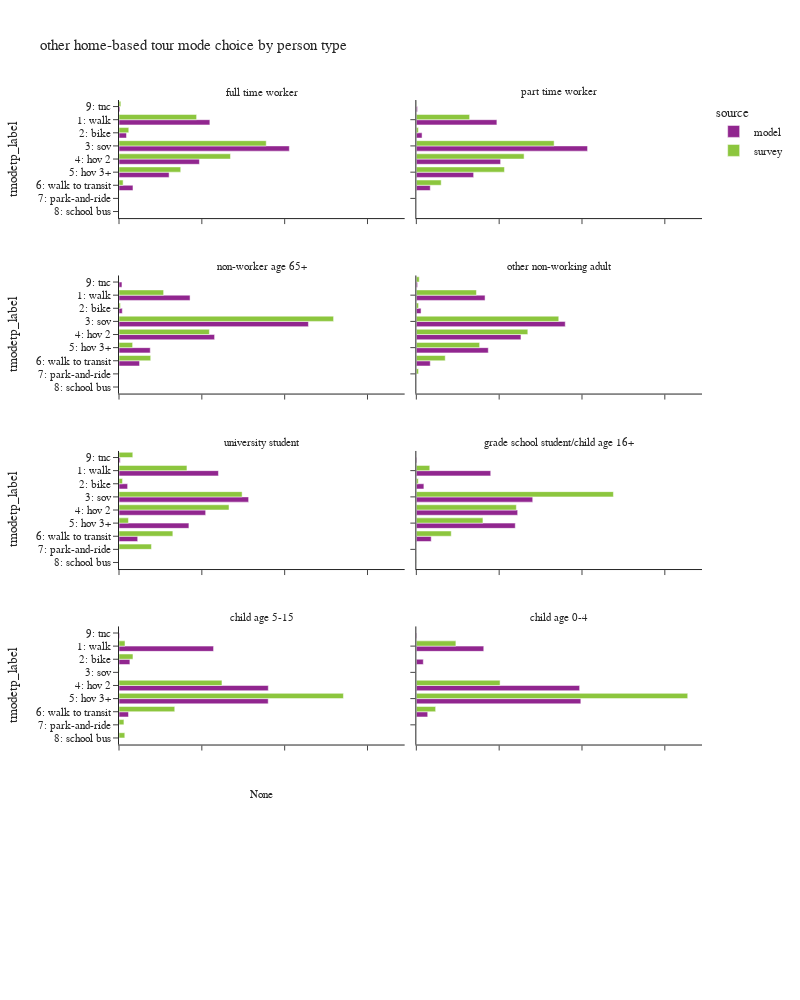

Notebook code for this chart:
### Code cell
plot_mode_choice(hb_tour,"pptyp_label",
                 {"pptyp_label":["full time worker","part time worker","non-worker age 65+","other non-working adult",
                                 "university student","grade school student/child age 16+","child age 5-15","child age 0-4"],
                  "tmodetp_label":["1: walk","2: bike","3: sov","4: hov 2","5: hov 3+","6: walk to transit",
                                   "7: park-and-ride","8: school bus","9: other–survey only"]},
                 "person type",2,1000)

### Figure 1 — Plotly figure (JSON) as saved in the notebook; plotly's stock layout.template omitted (floating-point values rounded to 4 significant figures)
{"data": [{"alignmentgroup": "True", "customdata": [[40], [196428], [16242], [368179], [173808], [108295], [30194], [2044]], "hovertemplate": "source=model<br>pptyp_label=full time worker<br>percentage=%{x}<br>tmodetp_label=%{y}<br>sample_count=%{customdata[0]}<extra></extra>", "legendgroup": "model", "marker": {"color": "#91268F", "pattern": {"shape": ""}}, "name": "model", "offsetgroup": "model", "orientation": "h", "showlegend": true, "textposition": "auto", "type": "bar", "x": [4.468e-05, 0.2194, 0.01814, 0.4113, 0.1941, 0.121, 0.03373, 0.002283], "xaxis": "x9", "y": [null, "1: walk", "2: bike", "3: sov", "4: hov 2", "5: hov 3+", "6: walk to transit", "9: tnc"], "yaxis": "y9"}, {"alignmentgroup": "True", "customdata": [[4], [50987], [3626], [108369], [53335], [36267], [8811], [720]], "hovertemplate": "source=model<br>pptyp_label=part time worker<br>percentage=%{x}<br>tmodetp_label=%{y}<br>sample_count=%{customdata[0]}<extra></extra>", "legendgroup": "model", "marker": {"color": "#91268F", "pattern": {"shape": ""}}, "name": "model", "offsetgroup": "model", "orientation": "h", "showlegend": false, "textposition": "auto", "type": "bar", "x": [1.526e-05, 0.1945, 0.01383, 0.4134, 0.2035, 0.1384, 0.03361, 0.002747], "xaxis": "x10", "y": [null, "1: walk", "2: bike", "3: sov", "4: hov 2", "5: hov 3+", "6: walk to transit", "9: tnc"], "yaxis": "y10"}, {"alignmentgroup": "True", "customdata": [[1], [101407], [4702], [270334], [136424], [44617], [29342], [4226]], "hovertemplate": "source=model<br>pptyp_label=non-worker age 65+<br>percentage=%{x}<br>tmodetp_label=%{y}<br>sample_count=%{customdata[0]}<extra></extra>", "legendgroup": "model", "marker": {"color": "#91268F", "pattern": {"shape": ""}}, "name": "model", "offsetgroup": "model", "orientation": "h", "showlegend": false, "textposition": "auto", "type": "bar", "x": [1.692e-06, 0.1716, 0.007955, 0.4574, 0.2308, 0.07549, 0.04964, 0.00715], "xaxis": "x7", "y": [null, "1: walk", "2: bike", "3: sov", "4: hov 2", "5: hov 3+", "6: walk to transit", "9: tnc"], "yaxis": "y7"}, {"alignmentgroup": "True", "customdata": [[2], [118492], [8156], [256754], [180394], [124070], [24022], [2120]], "hovertemplate": "source=model<br>pptyp_label=other non-working adult<br>percentage=%{x}<br>tmodetp_label=%{y}<br>sample_count=%{customdata[0]}<extra></extra>", "legendgroup": "model", "marker": {"color": "#91268F", "pattern": {"shape": ""}}, "name": "model", "offsetgroup": "model", "orientation": "h", "showlegend": false, "textposition": "auto", "type": "bar", "x": [2.801e-06, 0.166, 0.01142, 0.3596, 0.2526, 0.1738, 0.03364, 0.002969], "xaxis": "x8", "y": [null, "1: walk", "2: bike", "3: sov", "4: hov 2", "5: hov 3+", "6: walk to transit", "9: tnc"], "yaxis": "y8"}, {"alignmentgroup": "True", "customdata": [[13548], [1174], [17661], [11807], [9525], [2546], [166]], "hovertemplate": "source=model<br>pptyp_label=university student<br>percentage=%{x}<br>tmodetp_label=%{y}<br>sample_count=%{customdata[0]}<extra></extra>", "legendgroup": "model", "marker": {"color": "#91268F", "pattern": {"shape": ""}}, "name": "model", "offsetgroup": "model", "orientation": "h", "showlegend": false, "textposition": "auto", "type": "bar", "x": [0.2401, 0.02081, 0.313, 0.2092, 0.1688, 0.04512, 0.002942], "xaxis": "x5", "y": ["1: walk", "2: bike", "3: sov", "4: hov 2", "5: hov 3+", "6: walk to transit", "9: tnc"], "yaxis": "y5"}, {"alignmentgroup": "True", "customdata": [[2], [13153], [1337], [20578], [17913], [17491], [2633], [109]], "hovertemplate": "source=model<br>pptyp_label=grade school student/child age 16+<br>percentage=%{x}<br>tmodetp_label=%{y}<br>sample_count=%{customdata[0]}<extra></extra>", "legendgroup": "model", "marker": {"color": "#91268F", "pattern": {"shape": ""}}, "name": "model", "offsetgroup": "model", "orientation": "h", "showlegend": false, "textposition": "auto", "type": "bar", "x": [2.732e-05, 0.1796, 0.01826, 0.2811, 0.2447, 0.2389, 0.03596, 0.001489], "xaxis": "x6", "y": [null, "1: walk", "2: bike", "3: sov", "4: hov 2", "5: hov 3+", "6: walk to transit", "9: tnc"], "yaxis": "y6"}, {"alignmentgroup": "True", "customdata": [[25], [32993], [3801], [52098], [52063], [3315], [213]], "hovertemplate": "source=model<br>pptyp_label=child age 5-15<br>percentage=%{x}<br>tmodetp_label=%{y}<br>sample_count=%{customdata[0]}<extra></extra>", "legendgroup": "model", "marker": {"color": "#91268F", "pattern": {"shape": ""}}, "name": "model", "offsetgroup": "model", "orientation": "h", "showlegend": false, "textposition": "auto", "type": "bar", "x": [0.000173, 0.2283, 0.0263, 0.3605, 0.3603, 0.02294, 0.001474], "xaxis": "x3", "y": [null, "1: walk", "2: bike", "4: hov 2", "5: hov 3+", "6: walk to transit", "9: tnc"], "yaxis": "y3"}, {"alignmentgroup": "True", "customdata": [[6], [19663], [2032], [47624], [47975], [3318], [154]], "hovertemplate": "source=model<br>pptyp_label=child age 0-4<br>percentage=%{x}<br>tmodetp_label=%{y}<br>sample_count=%{customdata[0]}<extra></extra>", "legendgroup": "model", "marker": {"color": "#91268F", "pattern": {"shape": ""}}, "name": "model", "offsetgroup": "model", "orientation": "h", "showlegend": false, "textposition": "auto", "type": "bar", "x": [4.968e-05, 0.1628, 0.01683, 0.3943, 0.3972, 0.02747, 0.001275], "xaxis": "x4", "y": [null, "1: walk", "2: bike", "4: hov 2", "5: hov 3+", "6: walk to transit", "9: tnc"], "yaxis": "y4"}, {"alignmentgroup": "True", "customdata": [[2], [459], [52], [448], [262], [145], [44], [2], [13]], "hovertemplate": "source=survey<br>pptyp_label=full time worker<br>percentage=%{x}<br>tmodetp_label=%{y}<br>sample_count=%{customdata[0]}<extra></extra>", "legendgroup": "survey", "marker": {"color": "#8CC63E", "pattern": {"shape": ""}}, "name": "survey", "offsetgroup": "survey", "orientation": "h", "showlegend": true, "textposition": "auto", "type": "bar", "x": [0.0005938, 0.1874, 0.02359, 0.3555, 0.2691, 0.149, 0.009953, 0.0003212, 0.004464], "xaxis": "x9", "y": [null, "1: walk", "2: bike", "3: sov", "4: hov 2", "5: hov 3+", "6: walk to transit", "7: park-and-ride", "9: tnc"], "yaxis": "y9"}, {"alignmentgroup": "True", "customdata": [[80], [11], [151], [75], [47], [25], [2]], "hovertemplate": "source=survey<br>pptyp_label=part time worker<br>percentage=%{x}<br>tmodetp_label=%{y}<br>sample_count=%{customdata[0]}<extra></extra>", "legendgroup": "survey", "marker": {"color": "#8CC63E", "pattern": {"shape": ""}}, "name": "survey", "offsetgroup": "survey", "orientation": "h", "showlegend": false, "textposition": "auto", "type": "bar", "x": [0.1287, 0.004936, 0.3327, 0.2602, 0.2128, 0.06002, 0.0006502], "xaxis": "x10", "y": ["1: walk", "2: bike", "3: sov", "4: hov 2", "5: hov 3+", "6: walk to transit", "9: tnc"], "yaxis": "y10"}, {"alignmentgroup": "True", "customdata": [[13], [159], [11], [428], [254], [56], [55], [4], [1]], "hovertemplate": "source=survey<br>pptyp_label=non-worker age 65+<br>percentage=%{x}<br>tmodetp_label=%{y}<br>sample_count=%{customdata[0]}<extra></extra>", "legendgroup": "survey", "marker": {"color": "#8CC63E", "pattern": {"shape": ""}}, "name": "survey", "offsetgroup": "survey", "orientation": "h", "showlegend": false, "textposition": "auto", "type": "bar", "x": [0.04226, 0.1077, 0.003493, 0.5181, 0.2182, 0.03289, 0.07654, 0.0006476, 0.0001449], "xaxis": "x7", "y": [null, "1: walk", "2: bike", "3: sov", "4: hov 2", "5: hov 3+", "6: walk to transit", "7: park-and-ride", "9: tnc"], "yaxis": "y7"}, {"alignmentgroup": "True", "customdata": [[4], [187], [22], [324], [194], [110], [64], [5], [7]], "hovertemplate": "source=survey<br>pptyp_label=other non-working adult<br>percentage=%{x}<br>tmodetp_label=%{y}<br>sample_count=%{customdata[0]}<extra></extra>", "legendgroup": "survey", "marker": {"color": "#8CC63E", "pattern": {"shape": ""}}, "name": "survey", "offsetgroup": "survey", "orientation": "h", "showlegend": false, "textposition": "auto", "type": "bar", "x": [0.001372, 0.1451, 0.005409, 0.3439, 0.2692, 0.1529, 0.06977, 0.005298, 0.007054], "xaxis": "x8", "y": [null, "1: walk", "2: bike", "3: sov", "4: hov 2", "5: hov 3+", "6: walk to transit", "7: park-and-ride", "9: tnc"], "yaxis": "y8"}, {"alignmentgroup": "True", "customdata": [[39], [5], [27], [15], [4], [10], [3], [1]], "hovertemplate": "source=survey<br>pptyp_label=university student<br>percentage=%{x}<br>tmodetp_label=%{y}<br>sample_count=%{customdata[0]}<extra></extra>", "legendgroup": "survey", "marker": {"color": "#8CC63E", "pattern": {"shape": ""}}, "name": "survey", "offsetgroup": "survey", "orientation": "h", "showlegend": false, "textposition": "auto", "type": "bar", "x": [0.1641, 0.008495, 0.2973, 0.2657, 0.02279, 0.13, 0.07835, 0.03329], "xaxis": "x5", "y": ["1: walk", "2: bike", "3: sov", "4: hov 2", "5: hov 3+", "6: walk to transit", "7: park-and-ride", "9: tnc"], "yaxis": "y5"}, {"alignmentgroup": "True", "customdata": [[5], [3], [17], [9], [15], [2], [1]], "hovertemplate": "source=survey<br>pptyp_label=grade school student/child age 16+<br>percentage=%{x}<br>tmodetp_label=%{y}<br>sample_count=%{customdata[0]}<extra></extra>", "legendgroup": "survey", "marker": {"color": "#8CC63E", "pattern": {"shape": ""}}, "name": "survey", "offsetgroup": "survey", "orientation": "h", "showlegend": false, "textposition": "auto", "type": "bar", "x": [0.03245, 0.004678, 0.4759, 0.2415, 0.1608, 0.08429, 0.0003491], "xaxis": "x6", "y": ["1: walk", "2: bike", "3: sov", "4: hov 2", "5: hov 3+", "6: walk to transit", "8: school bus"], "yaxis": "y6"}, {"alignmentgroup": "True", "customdata": [[9], [4], [1], [43], [104], [5], [1], [4]], "hovertemplate": "source=survey<br>pptyp_label=child age 5-15<br>percentage=%{x}<br>tmodetp_label=%{y}<br>sample_count=%{customdata[0]}<extra></extra>", "legendgroup": "survey", "marker": {"color": "#8CC63E", "pattern": {"shape": ""}}, "name": "survey", "offsetgroup": "survey", "orientation": "h", "showlegend": false, "textposition": "auto", "type": "bar", "x": [0.01448, 0.03374, 0.000817, 0.2486, 0.5419, 0.1346, 0.0119, 0.01398], "xaxis": "x3", "y": ["1: walk", "2: bike", "3: sov", "4: hov 2", "5: hov 3+", "6: walk to transit", "7: park-and-ride", "8: school bus"], "yaxis": "y3"}, {"alignmentgroup": "True", "customdata": [[26], [20], [74], [1], [1]], "hovertemplate": "source=survey<br>pptyp_label=child age 0-4<br>percentage=%{x}<br>tmodetp_label=%{y}<br>sample_count=%{customdata[0]}<extra></extra>", "legendgroup": "survey", "marker": {"color": "#8CC63E", "pattern": {"shape": ""}}, "name": "survey", "offsetgroup": "survey", "orientation": "h", "showlegend": false, "textposition": "auto", "type": "bar", "x": [0.09553, 0.2022, 0.6553, 0.04666, 0.0002918], "xaxis": "x4", "y": ["1: walk", "4: hov 2", "5: hov 3+", "6: walk to transit", "7: park-and-ride"], "yaxis": "y4"}], "layout": {"annotations": [{"font": {}, "showarrow": false, "text": "None", "x": 0.245, "xanchor": "center", "xref": "paper", "y": 0.144, "yanchor": "bottom", "yref": "paper"}, {"font": {}, "showarrow": false, "text": "child age 5-15", "x": 0.245, "xanchor": "center", "xref": "paper", "y": 0.358, "yanchor": "bottom", "yref": "paper"}, {"font": {}, "showarrow": false, "text": "child age 0-4", "x": 0.755, "xanchor": "center", "xref": "paper", "y": 0.358, "yanchor": "bottom", "yref": "paper"}, {"font": {}, "showarrow": false, "text": "university student", "x": 0.245, "xanchor": "center", "xref": "paper", "y": 0.572, "yanchor": "bottom", "yref": "paper"}, {"font": {}, "showarrow": false, "text": "grade school student/child age 16+", "x": 0.755, "xanchor": "center", "xref": "paper", "y": 0.572, "yanchor": "bottom", "yref": "paper"}, {"font": {}, "showarrow": false, "text": "non-worker age 65+", "x": 0.245, "xanchor": "center", "xref": "paper", "y": 0.786, "yanchor": "bottom", "yref": "paper"}, {"font": {}, "showarrow": false, "text": "other non-working adult", "x": 0.755, "xanchor": "center", "xref": "paper", "y": 0.786, "yanchor": "bottom", "yref": "paper"}, {"font": {}, "showarrow": false, "text": "full time worker", "x": 0.245, "xanchor": "center", "xref": "paper", "y": 1, "yanchor": "bottom", "yref": "paper"}, {"font": {}, "showarrow": false, "text": "part time worker", "x": 0.755, "xanchor": "center", "xref": "paper", "y": 1, "yanchor": "bottom", "yref": "paper"}], "barmode": "group", "height": 1000, "legend": {"title": {"text": "source"}, "tracegroupgap": 0}, "title": {"text": "other home-based tour mode choice by person type"}, "width": 800, "xaxis": {"anchor": "y", "domain": [0, 0.49], "tickformat": ".1%", "title": {"text": "percentage"}}, "xaxis10": {"anchor": "y10", "domain": [0.51, 1], "matches": "x", "showticklabels": false, "tickformat": ".1%"}, "xaxis2": {"anchor": "y2", "domain": [0.51, 1], "matches": "x", "tickformat": ".1%", "title": {"text": "percentage"}}, "xaxis3": {"anchor": "y3", "domain": [0, 0.49], "matches": "x", "showticklabels": false, "tickformat": ".1%"}, "xaxis4": {"anchor": "y4", "domain": [0.51, 1], "matches": "x", "showticklabels": false, "tickformat": ".1%"}, "xaxis5": {"anchor": "y5", "domain": [0, 0.49], "matches": "x", "showticklabels": false, "tickformat": ".1%"}, "xaxis6": {"anchor": "y6", "domain": [0.51, 1], "matches": "x", "showticklabels": false, "tickformat": ".1%"}, "xaxis7": {"anchor": "y7", "domain": [0, 0.49], "matches": "x", "showticklabels": false, "tickformat": ".1%"}, "xaxis8": {"anchor": "y8", "domain": [0.51, 1], "matches": "x", "showticklabels": false, "tickformat": ".1%"}, "xaxis9": {"anchor": "y9", "domain": [0, 0.49], "matches": "x", "showticklabels": false, "tickformat": ".1%"}, "yaxis": {"anchor": "x", "categoryarray": ["9: other–survey only", "8: school bus", "7: park-and-ride", "6: walk to transit", "5: hov 3+", "4: hov 2", "3: sov", "2: bike", "1: walk"], "categoryorder": "array", "domain": [0, 0.144], "title": {"text": "tmodetp_label"}}, "yaxis10": {"anchor": "x10", "domain": [0.856, 1], "matches": "y", "showticklabels": false}, "yaxis2": {"anchor": "x2", "domain": [0, 0.144], "matches": "y", "showticklabels": false}, "yaxis3": {"anchor": "x3", "categoryarray": ["9: other–survey only", "8: school bus", "7: park-and-ride", "6: walk to transit", "5: hov 3+", "4: hov 2", "3: sov", "2: bike", "1: walk"], "categoryorder": "array", "domain": [0.214, 0.358], "matches": "y", "title": {"text": "tmodetp_label"}}, "yaxis4": {"anchor": "x4", "domain": [0.214, 0.358], "matches": "y", "showticklabels": false}, "yaxis5": {"anchor": "x5", "categoryarray": ["9: other–survey only", "8: school bus", "7: park-and-ride", "6: walk to transit", "5: hov 3+", "4: hov 2", "3: sov", "2: bike", "1: walk"], "categoryorder": "array", "domain": [0.428, 0.572], "matches": "y", "title": {"text": "tmodetp_label"}}, "yaxis6": {"anchor": "x6", "domain": [0.428, 0.572], "matches": "y", "showticklabels": false}, "yaxis7": {"anchor": "x7", "categoryarray": ["9: other–survey only", "8: school bus", "7: park-and-ride", "6: walk to transit", "5: hov 3+", "4: hov 2", "3: sov", "2: bike", "1: walk"], "categoryorder": "array", "domain": [0.642, 0.786], "matches": "y", "title": {"text": "tmodetp_label"}}, "yaxis8": {"anchor": "x8", "domain": [0.642, 0.786], "matches": "y", "showticklabels": false}, "yaxis9": {"anchor": "x9", "categoryarray": ["9: other–survey only", "8: school bus", "7: park-and-ride", "6: walk to transit", "5: hov 3+", "4: hov 2", "3: sov", "2: bike", "1: walk"], "categoryorder": "array", "domain": [0.856, 1], "matches": "y", "title": {"text": "tmodetp_label"}}}}
